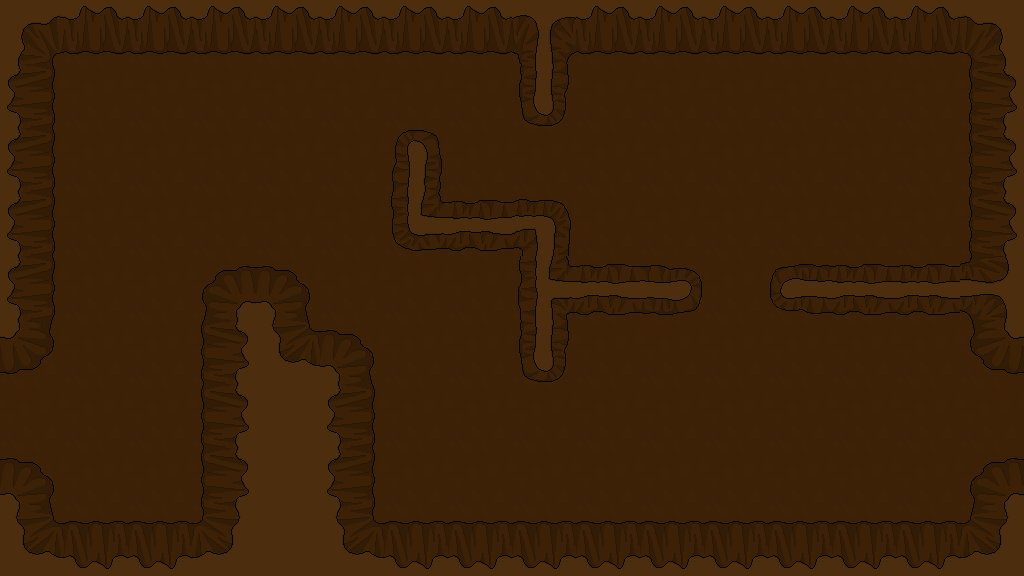

This game map was drawn from its Tiled (.tmx) file and the tilesets committed beside it. A one-line description and the full map source follow:
An orthogonal 16x9 tile map with 64x64 px tiles, 1 tile layer (Tile Layer 1).

<map version="1.0" orientation="orthogonal" width="16" height="9" tilewidth="64" tileheight="64">
 <tileset firstgid="1" name="backgroundTiles" tilewidth="64" tileheight="64">
  <image source="../backgroundTiles.png" width="12480" height="64" />
 </tileset>
 <layer name="Tile Layer 1" width="16" height="9">
  <data encoding="csv">
151,152,11,152,11,11,11,11,166,11,11,11,11,11,11,153,
158,6,6,6,6,6,6,6,176,6,6,6,6,6,6,14,
158,6,6,6,6,6,175,6,6,6,6,6,6,6,6,14,
158,6,6,6,6,6,182,173,179,6,6,6,6,6,53,161,
158,6,6,156,155,6,6,6,169,173,185,6,170,173,173,186,
154,6,6,161,159,155,6,6,176,6,6,6,6,6,6,157,
53,6,6,161,183,158,6,6,6,6,6,6,6,6,6,6,
155,6,6,161,183,158,6,6,6,6,6,6,6,6,6,156,
159,160,160,162,183,159,160,160,160,160,160,160,160,160,160,162
</data>
 </layer>
</map>
